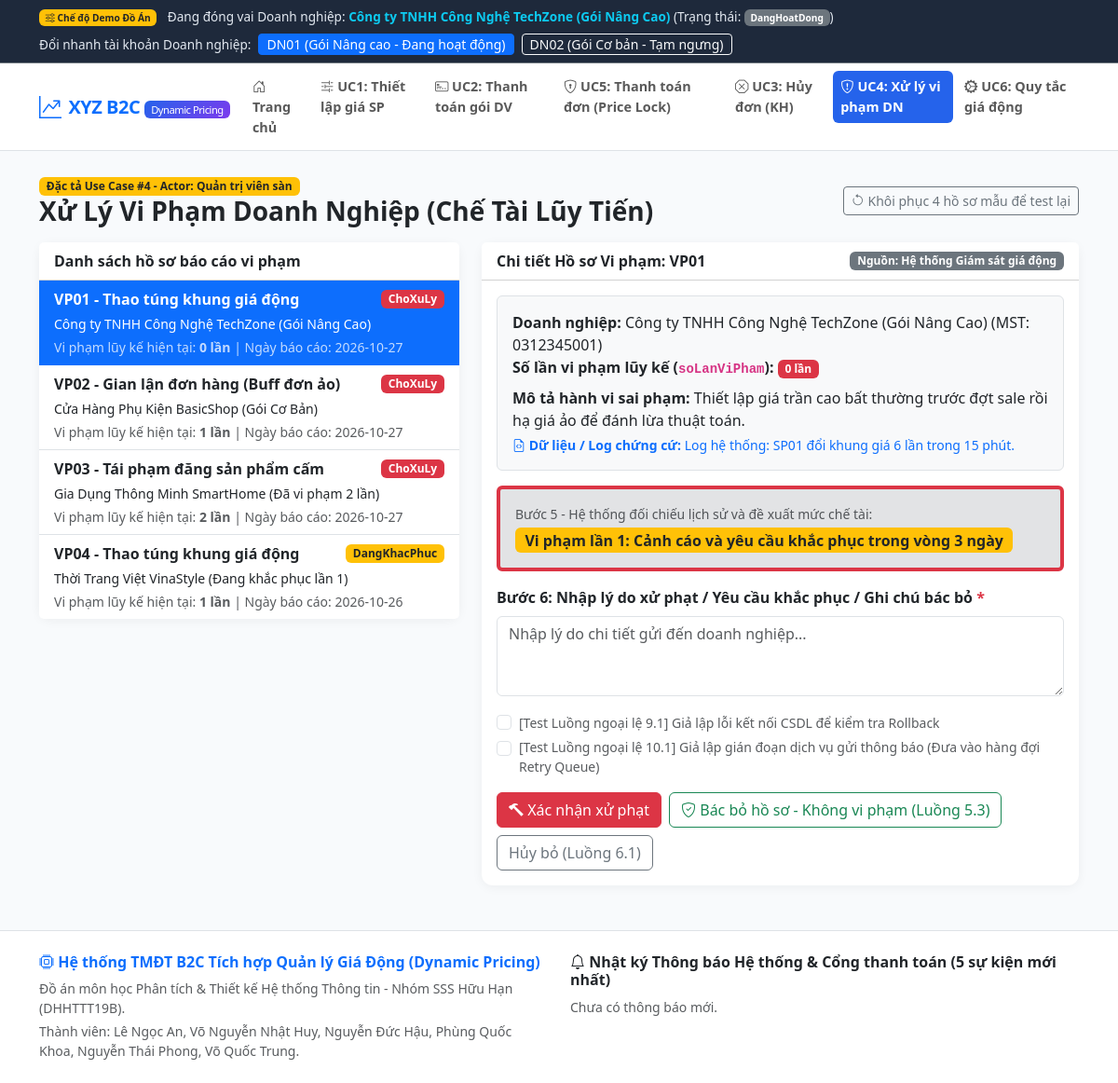
Screenshot of /uc4_xu_ly_vi_pham.php with the database file from the repository.
### tables this page shows
CREATE TABLE `doanhnghiep` (
  `id` varchar(20) NOT NULL,
  `tenDangNhap` varchar(50) NOT NULL,
  `tenDoanhNghiep` varchar(150) NOT NULL,
  `matKhau` varchar(255) NOT NULL,
  `giayPhepKinhDoanh` varchar(255) default NULL,
  `trangThaiHoSo` varchar(50) NOT NULL default 'DaPheDuyet',
  `trangThaiGianHang` varchar(50) NOT NULL default 'DangHoatDong',
  `lyDoTuChoi` text,
  `soLanViPham` int(11) NOT NULL default '0',
  `maSoThue` varchar(50) NOT NULL,
  `soDT` varchar(20) NOT NULL,
  `maGoiHienTai` varchar(20) default NULL,
  PRIMARY KEY  (`id`),
  UNIQUE KEY `tenDangNhap` (`tenDangNhap`),
  UNIQUE KEY `maSoThue` (`maSoThue`),
  KEY `maGoiHienTai` (`maGoiHienTai`)
);

CREATE TABLE `hosovipham` (
  `maViPham` varchar(20) NOT NULL,
  `idDoanhNghiep` varchar(20) NOT NULL,
  `loaiViPham` varchar(150) NOT NULL,
  `moTaSaiPham` text NOT NULL,
  `chungCuLog` text,
  `nguonBaoCao` varchar(100) default NULL,
  `ngayBaoCao` date NOT NULL,
  `lyDoViPham` text,
  `hinhThucXuLy` varchar(50) default NULL,
  `ngayXuLy` datetime default NULL,
  `thoiHanKhacPhuc` int(11) default '0',
  `lanViPham` int(11) default '0',
  `trangThaiHoSoViPham` varchar(50) NOT NULL default 'ChoXuLy',
  `baoCaoKhacPhuc` text,
  PRIMARY KEY  (`maViPham`),
  KEY `idDoanhNghiep` (`idDoanhNghiep`)
);

### uc4_xu_ly_vi_pham.php (the view, shortened to what this page needs)
<?php
require_once 'includes/header.php';
$dsHoSo = $pdo->query("
    SELECT vp.*, dn.tenDoanhNghiep, dn.maSoThue, dn.soLanViPham, dn.trangThaiGianHang, dn.trangThaiHoSo
    FROM HoSoViPham vp
    JOIN DoanhNghiep dn ON vp.idDoanhNghiep = dn.id
    WHERE vp.trangThaiHoSoViPham IN ('ChoXuLy', 'DangKhacPhuc')
    ORDER BY vp.maViPham ASC
")->fetchAll();
$defaultMaVP = isset($dsHoSo[0]['maViPham']) ? $dsHoSo[0]['maViPham'] : '';
$maVPChon = isset($_GET['maViPham']) ? $_GET['maViPham'] : $defaultMaVP;
$hoSoChon = null;
foreach ($dsHoSo as $hs) {
    if ($hs['maViPham'] === $maVPChon) {
        $hoSoChon = $hs;
        break;
    }
}
?>
<div class="d-flex justify-content-between align-items-center mb-3">
    <div>
        <span class="badge bg-warning text-dark">Đặc tả Use Case #4 - Actor: Quản trị viên sàn</span>
        <h3 class="fw-bold mb-0">Xử Lý Vi Phạm Doanh Nghiệp (Chế Tài Lũy Tiến)</h3>
    </div>
    <form method="POST">
        <button type="submit" name="reset_uc4_data" class="btn btn-sm btn-outline-secondary">
            <i class="bi bi-arrow-counterclockwise"></i> Khôi phục 4 hồ sơ mẫu để test lại
        </button>
    </form>
</div>
<?php if (empty($dsHoSo)): ?>
    <div class="alert alert-info">Hiện chưa có hồ sơ vi phạm nào cần xử lý.</div>
<?php else: ?>
<div class="row g-4">
    <div class="col-lg-5">
        <div class="card">
            <div class="card-header bg-white fw-bold">Danh sách hồ sơ báo cáo vi phạm</div>
            <div class="list-group list-group-flush">
                <?php foreach ($dsHoSo as $item): ?>
                    <a href="?maViPham=<?php echo urlencode($item['maViPham']); ?>"
                       class="list-group-item list-group-item-action <?php echo ($hoSoChon && $hoSoChon['maViPham']===$item['maViPham']) ? 'active' : ''; ?>">
                        <div class="d-flex justify-content-between align-items-center">
                            <strong><?php echo htmlspecialchars($item['maViPham']); ?> - <?php echo htmlspecialchars($item['loaiViPham']); ?></strong>
                            <span class="badge <?php echo ($item['trangThaiHoSoViPham']==='ChoXuLy') ? 'bg-danger' : 'bg-warning text-dark'; ?>">
                                <?php echo htmlspecialchars($item['trangThaiHoSoViPham']); ?>
                            </span>
                        </div>
                        <div class="small mt-1"><?php echo htmlspecialchars($item['tenDoanhNghiep']); ?></div>
                        <div class="small mt-1 opacity-75">
                            Vi phạm lũy kế hiện tại: <strong><?php echo $item['soLanViPham']; ?> lần</strong> | Ngày báo cáo: <?php echo $item['ngayBaoCao']; ?>
                        </div>
                    </a>
                <?php endforeach; ?>
            </div>
        </div>
    </div>
    <div class="col-lg-7">
        <?php if ($hoSoChon):
            $soLan = (int)$hoSoChon['soLanViPham'];
            if ($soLan == 0) {
                $mucDeXuat = "Vi phạm lần 1: Cảnh cáo và yêu cầu khắc phục trong vòng 3 ngày";
                $badgeDeXuat = "bg-warning text-dark";
            } elseif ($soLan == 1) {
                $mucDeXuat = "Vi phạm lần 2: Tạm khóa gian hàng 7 ngày, ẩn toàn bộ sản phẩm và tạm ngưng Dynamic Pricing";
                $badgeDeXuat = "bg-danger";
            } else {
                $mucDeXuat = "Vi phạm lần " . ($soLan + 1) . " (Lần 3+): Khóa vĩnh viễn tài khoản doanh nghiệp, đóng gian hàng và ẩn vĩnh viễn toàn bộ sản phẩm";
                $badgeDeXuat = "bg-dark";
            }
        ?>
        <div class="card">
            <div class="card-header bg-white d-flex justify-content-between align-items-center">
                <span class="fw-bold">Chi tiết Hồ sơ Vi phạm: <?php echo htmlspecialchars($hoSoChon['maViPham']); ?></span>
                <span class="badge bg-secondary">Nguồn: <?php echo htmlspecialchars($hoSoChon['nguonBaoCao']); ?></span>
            </div>
            <div class="card-body">
                <div class="mb-3 p-3 bg-light rounded border">
                    <div><strong>Doanh nghiệp:</strong> <?php echo htmlspecialchars($hoSoChon['tenDoanhNghiep']); ?> (MST: <?php echo htmlspecialchars($hoSoChon['maSoThue']); ?>)</div>
                    <div><strong>Số lần vi phạm lũy kế (<code>soLanViPham</code>):</strong> <span class="badge bg-danger"><?php echo $soLan; ?> lần</span></div>
                    <div class="mt-2"><strong>Mô tả hành vi sai phạm:</strong> <?php echo htmlspecialchars($hoSoChon['moTaSaiPham']); ?></div>
                    <div class="mt-1 text-primary small"><strong><i class="bi bi-file-earmark-code"></i> Dữ liệu / Log chứng cứ:</strong> <?php echo htmlspecialchars($hoSoChon['chungCuLog']); ?></div>
                </div>
                <?php if ($hoSoChon['trangThaiHoSoViPham'] === 'DangKhacPhuc'): ?>
                    <div class="alert alert-warning">
                        <h6 class="fw-bold"><i class="bi bi-tools"></i> Báo cáo khắc phục từ Doanh nghiệp (Luồng thay thế 5.4):</h6>
                        <p class="mb-2"><?php echo htmlspecialchars($hoSoChon['baoCaoKhacPhuc']); ?></p>
                        <form method="POST">
                            <input type="hidden" name="maViPham" value="<?php echo htmlspecialchars($hoSoChon['maViPham']); ?>">
                            <button type="submit" name="uc4_action" value="confirm_remedy" class="btn btn-success">
                                <i class="bi bi-check2-all"></i> Bước 5.4.3: Xác nhận đã khắc phục (Dừng bộ đếm 3 ngày)
                            </button>
                        </form>
                    </div>
                <?php else: ?>
                    <div class="alert alert-secondary border-start border-4 border-danger">
                        <div class="small text-muted">Bước 5 - Hệ thống đối chiếu lịch sử và đề xuất mức chế tài:</div>
                        <span class="badge <?php echo $badgeDeXuat; ?> fs-6 mt-1 text-wrap text-start"><?php echo $mucDeXuat; ?></span>
                    </div>
                    <form method="POST">
                        <div class="mb-3">
                            <label class="form-label fw-semibold">Bước 6: Nhập lý do xử phạt / Yêu cầu khắc phục / Ghi chú bác bỏ <span class="text-danger">*</span></label>
                            <textarea name="lyDoQuyetDinh" class="form-control" rows="3" placeholder="Nhập lý do chi tiết gửi đến doanh nghiệp..."></textarea>
                        </div>
                        <div class="form-check mb-1">
                            <input class="form-check-input" type="checkbox" name="simulate_db_error_91" id="sim91">
                            <label class="form-check-label small text-muted" for="sim91">
                                [Test Luồng ngoại lệ 9.1] Giả lập lỗi kết nối CSDL để kiểm tra Rollback
                            </label>
                        </div>
                        <div class="form-check mb-3">
                            <input class="form-check-input" type="checkbox" name="simulate_email_queue_101" id="sim101">
                            <label class="form-check-label small text-muted" for="sim101">
                                [Test Luồng ngoại lệ 10.1] Giả lập gián đoạn dịch vụ gửi thông báo (Đưa vào hàng đợi Retry Queue)
                            </label>
                        </div>
                        <div class="d-flex flex-wrap gap-2">
                            <button type="submit" name="uc4_action" value="apply_penalty" class="btn btn-danger"
                                    onclick="return confirm('Hộp thoại xác nhận: Bạn có chắc chắn đồng ý áp dụng chế tài đối với doanh nghiệp này không?');">
                                <i class="bi bi-hammer"></i> Xác nhận xử phạt
                            </button>
                            <button type="submit" name="uc4_action" value="dismiss" class="btn btn-outline-success">
                                <i class="bi bi-shield-check"></i> Bác bỏ hồ sơ - Không vi phạm (Luồng 5.3)
                            </button>
                            <a href="uc4_xu_ly_vi_pham.php" class="btn btn-outline-secondary">Hủy bỏ (Luồng 6.1)</a>
                        </div>
                    </form>
                <?php endif; ?>
            </div>
        </div>
        <?php endif; ?>
    </div>
</div>
<?php endif; ?>
<?php require_once 'includes/footer.php'; ?>

### includes/header.php (shortened to what this page needs)
<?php
require_once dirname(__FILE__) . '/../config/db.php';
$stmtSeller = $pdo->prepare("SELECT dn.*, g.tenGoi, g.coDynamicPricing FROM DoanhNghiep dn LEFT JOIN GoiDichVu g ON dn.maGoiHienTai = g.maGoi WHERE dn.id = ?");
$stmtSeller->execute(array($_SESSION['current_seller']));
$currentSellerInfo = $stmtSeller->fetch();
$currentPage = basename($_SERVER['PHP_SELF']);
?>
<!DOCTYPE html>
<html lang="vi">
<head>
    <link href="https://cdn.jsdelivr.net/npm/bootstrap@5.3.2/dist/css/bootstrap.min.css" rel="stylesheet">
    <link href="https://cdn.jsdelivr.net/npm/bootstrap-icons@1.11.1/font/bootstrap-icons.css" rel="stylesheet">
</head>
<body>
<div class="actor-bar py-2 border-bottom border-secondary">
    <div class="container d-flex flex-wrap justify-content-between align-items-center gap-2">
        <div>
            <span class="badge bg-warning text-dark me-2"><i class="bi bi-sliders"></i> Chế độ Demo Đồ Án</span>
            Đang đóng vai Doanh nghiệp:
            <strong class="text-info"><?php echo htmlspecialchars($currentSellerInfo['tenDoanhNghiep']); ?></strong>
            (Trạng thái: <span class="badge bg-secondary"><?php echo htmlspecialchars($currentSellerInfo['trangThaiGianHang']); ?></span>)
        </div>
        <div class="d-flex align-items-center gap-2">
            <span>Đổi nhanh tài khoản Doanh nghiệp:</span>
            <a href="?switch_seller=DN01" class="btn btn-sm <?php echo ($_SESSION['current_seller']=='DN01') ? 'btn-primary' : 'btn-outline-light'; ?> py-0">DN01 (Gói Nâng cao - Đang hoạt động)</a>
            <a href="?switch_seller=DN02" class="btn btn-sm <?php echo ($_SESSION['current_seller']=='DN02') ? 'btn-primary' : 'btn-outline-light'; ?> py-0">DN02 (Gói Cơ bản - Tạm ngưng)</a>
        </div>
    </div>
</div>
<nav class="navbar navbar-expand-xl navbar-light bg-white border-bottom sticky-top py-2">
    <div class="container">
        <a class="navbar-brand text-primary d-flex align-items-center gap-2" href="index.php">
            <i class="bi bi-graph-up-arrow fs-4"></i>
            <span>XYZ B2C <small class="badge badge-dp fw-normal" style="font-size:0.7rem;">Dynamic Pricing</small></span>
        </a>
        <div class="collapse navbar-collapse" id="mainNav">
            <ul class="navbar-nav ms-auto uc-nav">
                <li class="nav-item">
                    <a class="nav-link <?php echo ($currentPage=='index.php')?'active':''; ?>" href="index.php">
                        <i class="bi bi-house-door"></i> Trang chủ
                    </a>
                </li>
                <li class="nav-item">
                    <a class="nav-link <?php echo ($currentPage=='uc1_thiet_lap_gia.php')?'active':''; ?>" href="uc1_thiet_lap_gia.php">
                        <i class="bi bi-sliders2"></i> UC1: Thiết lập giá SP
                    </a>
                </li>
                <li class="nav-item">
                    <a class="nav-link <?php echo ($currentPage=='uc2_thanh_toan_goi.php')?'active':''; ?>" href="uc2_thanh_toan_goi.php">
                        <i class="bi bi-credit-card-2-front"></i> UC2: Thanh toán gói DV
                    </a>
                </li>
                <li class="nav-item">
                    <a class="nav-link <?php echo ($currentPage=='uc5_thanh_toan_don_hang.php')?'active':''; ?>" href="uc5_thanh_toan_don_hang.php">
                        <i class="bi bi-shield-lock"></i> UC5: Thanh toán đơn (Price Lock)
                    </a>
                </li>
                <li class="nav-item">
                    <a class="nav-link <?php echo ($currentPage=='uc3_huy_don_hang_kh.php')?'active':''; ?>" href="uc3_huy_don_hang_kh.php">
                        <i class="bi bi-x-octagon"></i> UC3: Hủy đơn (KH)
                    </a>
                </li>
                <li class="nav-item">
                    <a class="nav-link <?php echo ($currentPage=='uc4_xu_ly_vi_pham.php')?'active':''; ?>" href="uc4_xu_ly_vi_pham.php">
                        <i class="bi bi-shield-exclamation"></i> UC4: Xử lý vi phạm DN
                    </a>
                </li>
                <li class="nav-item">
                    <a class="nav-link <?php echo ($currentPage=='uc6_cau_hinh_gia_dong.php')?'active':''; ?>" href="uc6_cau_hinh_gia_dong.php">
                        <i class="bi bi-gear-wide-connected"></i> UC6: Quy tắc giá động
                    </a>
                </li>
            </ul>
        </div>
    </div>
</nav>
<div class="container my-4">

### includes/header.php (style rules this page uses)
body { background-color: #f8fafc; font-family: 'Segoe UI', system-ui, -apple-system, sans-serif; }
.navbar-brand { font-weight: 800; letter-spacing: -0.5px; }
.uc-nav .nav-link { font-size: 0.9rem; font-weight: 600; border-radius: 6px; margin-right: 4px; padding: 6px 12px; }
.uc-nav .nav-link.active { background-color: #2563eb; color: #fff !important; }
.card { border: none; border-radius: 12px; box-shadow: 0 2px 12px rgba(0,0,0,0.05); }
.badge-dp { background: linear-gradient(135deg, #2563eb, #7c3aed); color: white; }
.actor-bar { background: #1e293b; color: #e2e8f0; font-size: 0.85rem; }

### rows the page displays
doanhnghiep: tenDoanhNghiep "Công ty TNHH Công Nghệ TechZone (Gói Nâng Cao)", trangThaiGianHang "DangHoatDong", maSoThue "0312345001", soLanViPham "0", soLanViPham "Vi phạm lần 1: Cảnh cáo và yêu cầu khắc phục trong vòng 3 ngày"
hosovipham: maViPham "VP01", loaiViPham "Thao túng khung giá động", trangThaiHoSoViPham "ChoXuLy", idDoanhNghiep.tenDoanhNghiep "Công ty TNHH Công Nghệ TechZone (Gói Nâng Cao)", idDoanhNghiep.soLanViPham "0", ngayBaoCao "2026-10-27", nguonBaoCao "Hệ thống Giám sát giá động", moTaSaiPham "Thiết lập giá trần cao bất thường trước đợt sale rồi hạ giá ảo để đánh lừa thuật toán.", chungCuLog "Log hệ thống: SP01 đổi khung giá 6 lần trong 15 phút."
hosovipham: maViPham "VP02", loaiViPham "Gian lận đơn hàng (Buff đơn ảo)", trangThaiHoSoViPham "ChoXuLy", idDoanhNghiep.tenDoanhNghiep "Cửa Hàng Phụ Kiện BasicShop (Gói Cơ Bản)", idDoanhNghiep.soLanViPham "1", ngayBaoCao "2026-10-27"
hosovipham: maViPham "VP03", loaiViPham "Tái phạm đăng sản phẩm cấm", trangThaiHoSoViPham "ChoXuLy", idDoanhNghiep.tenDoanhNghiep "Gia Dụng Thông Minh SmartHome (Đã vi phạm 2 lần)", idDoanhNghiep.soLanViPham "2", ngayBaoCao "2026-10-27"
hosovipham: maViPham "VP04", loaiViPham "Thao túng khung giá động", trangThaiHoSoViPham "DangKhacPhuc", idDoanhNghiep.tenDoanhNghiep "Thời Trang Việt VinaStyle (Đang khắc phục lần 1)", idDoanhNghiep.soLanViPham "1", ngayBaoCao "2026-10-26"
